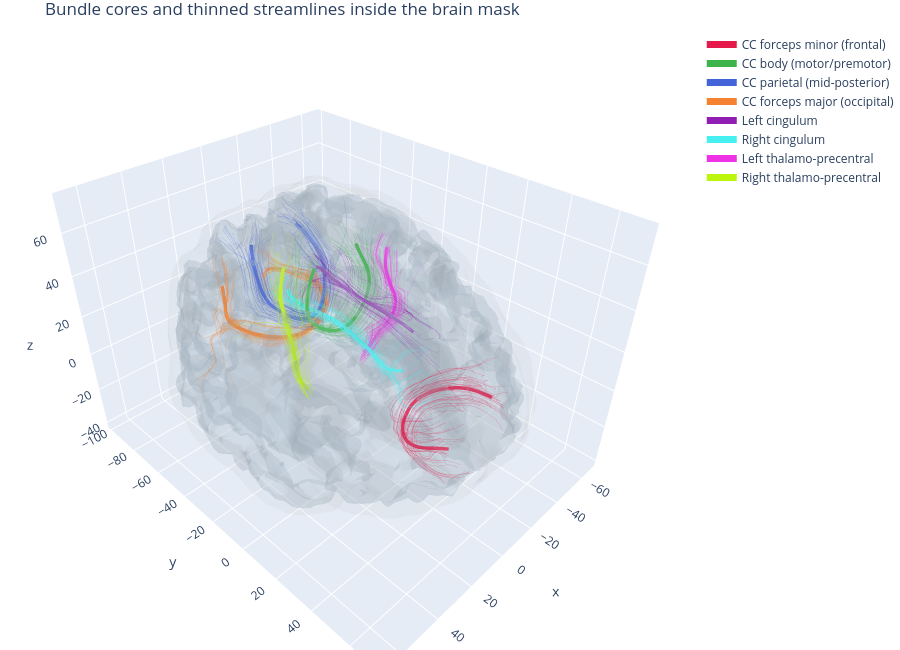

Here is the notebook cell this chart was saved with:
### Markdown cell above
## 10. Anatomical context in 3D

The core paths are drawn inside the brain surfaces, with a thinned sample of each bundle's
streamlines. This is the arrangement the frontend reproduces: an opaque core carrying the
glyph, a transparent envelope for the bundle's spatial extent, and brain surfaces for
orientation.

Two context surfaces are built. The **brain-mask hull** is only an envelope - it is smooth
and carries no recognisable anatomy. The **white-matter boundary** (labels 1 and 2) is the
folded surface the bundles actually terminate on, so it shows gyral / sulcal structure, the
ventricles and the callosal arch, and it is kept at a finer decimation target for that
reason.

### Code cell
import plotly.graph_objects as go
from nibabel.affines import apply_affine
from skimage.measure import marching_cubes


def brain_surface(mask, affine, sigma=1.2, step=2, target_faces=6000):
    smooth = gaussian_filter(binary_closing(mask, iterations=2).astype(float), sigma)
    verts, faces, _, _ = marching_cubes(smooth, level=0.5, step_size=step)
    verts = apply_affine(affine, verts)
    if len(faces) > target_faces:
        import vtk
        from vtk.util.numpy_support import numpy_to_vtk, numpy_to_vtkIdTypeArray, vtk_to_numpy
        points = vtk.vtkPoints()
        points.SetData(numpy_to_vtk(np.ascontiguousarray(verts, dtype=np.float64), deep=1))
        cells = vtk.vtkCellArray()
        flat = np.hstack([np.full((len(faces), 1), 3, dtype=np.int64),
                          np.asarray(faces, dtype=np.int64)]).ravel()
        cells.SetCells(len(faces), numpy_to_vtkIdTypeArray(flat, deep=1))
        polydata = vtk.vtkPolyData(); polydata.SetPoints(points); polydata.SetPolys(cells)
        decimate = vtk.vtkQuadricDecimation()
        decimate.SetInputData(polydata)
        decimate.SetTargetReduction(1.0 - target_faces / len(faces))
        decimate.Update()
        out = decimate.GetOutput()
        verts = vtk_to_numpy(out.GetPoints().GetData())
        faces = vtk_to_numpy(out.GetPolys().GetData()).reshape(-1, 4)[:, 1:]
    return np.asarray(verts), np.asarray(faces)


BRAIN_VERTS, BRAIN_FACES = brain_surface(brain, affine)
# Finer sampling and a higher face budget: this surface has to keep its folds.
WM_VERTS, WM_FACES = brain_surface(white_matter, affine, sigma=0.7, step=1,
                                   target_faces=26000)
print(f"brain-mask hull       : {len(BRAIN_VERTS):,} vertices, {len(BRAIN_FACES):,} faces")
print(f"white-matter boundary : {len(WM_VERTS):,} vertices, {len(WM_FACES):,} faces")

palette = ["#e6194b", "#3cb44b", "#4363d8", "#f58231", "#911eb4",
           "#46f0f0", "#f032e6", "#bcf60c"]
fig = go.Figure()
fig.add_trace(go.Mesh3d(x=BRAIN_VERTS[:, 0], y=BRAIN_VERTS[:, 1], z=BRAIN_VERTS[:, 2],
                        i=BRAIN_FACES[:, 0], j=BRAIN_FACES[:, 1], k=BRAIN_FACES[:, 2],
                        color="lightgray", opacity=.07, name="brain mask", showscale=False))
fig.add_trace(go.Mesh3d(x=WM_VERTS[:, 0], y=WM_VERTS[:, 1], z=WM_VERTS[:, 2],
                        i=WM_FACES[:, 0], j=WM_FACES[:, 1], k=WM_FACES[:, 2],
                        color="#b9c9d6", opacity=.22, name="white matter", showscale=False))
for i, b in enumerate(BUNDLES.values()):
    sample = b["streamlines"][::max(1, len(b["streamlines"]) // 40)]
    xs, ys, zs = [], [], []
    for s in sample:
        xs += list(s[:, 0]) + [None]; ys += list(s[:, 1]) + [None]; zs += list(s[:, 2]) + [None]
    fig.add_trace(go.Scatter3d(x=xs, y=ys, z=zs, mode="lines", showlegend=False,
                               line=dict(color=palette[i % 8], width=1), opacity=.25,
                               hoverinfo="skip"))
    fig.add_trace(go.Scatter3d(x=b["core"][:, 0], y=b["core"][:, 1], z=b["core"][:, 2],
                               mode="lines", name=b["label"],
                               line=dict(color=palette[i % 8], width=7)))
fig.update_layout(width=900, height=650, margin=dict(l=0, r=0, t=30, b=0),
                  scene=dict(aspectmode="data"),
                  title="Bundle cores and thinned streamlines inside the brain mask")
fig.show()

### Figure 1 — Plotly figure (JSON) as saved in the notebook; plotly's stock layout.template omitted (floating-point values rounded to 4 significant figures; data arrays with more than 128 entries replaced by an {"elided": "..."} marker saying what was removed)
{"data": [{"color": "lightgray", "i": {"elided": "6000 int values"}, "j": {"elided": "6000 int values"}, "k": {"elided": "6000 int values"}, "name": "brain mask", "opacity": 0.07, "showscale": false, "type": "mesh3d", "x": {"elided": "3006 float values"}, "y": {"elided": "3006 float values"}, "z": {"elided": "3006 float values"}}, {"color": "#b9c9d6", "i": {"elided": "25999 int values"}, "j": {"elided": "25999 int values"}, "k": {"elided": "25999 int values"}, "name": "white matter", "opacity": 0.22, "showscale": false, "type": "mesh3d", "x": {"elided": "12942 float values"}, "y": {"elided": "12942 float values"}, "z": {"elided": "12942 float values"}}, {"hoverinfo": "skip", "line": {"color": "#e6194b", "width": 1}, "mode": "lines", "opacity": 0.25, "showlegend": false, "type": "scatter3d", "x": {"elided": "6487 float values"}, "y": {"elided": "6487 float values"}, "z": {"elided": "6487 float values"}}, {"line": {"color": "#e6194b", "width": 7}, "mode": "lines", "name": "CC forceps minor (frontal)", "type": "scatter3d", "x": [16.1, 16.46, 16.83, 17.17, 17.5, 17.83, 18.14, 18.43, 18.69, 18.93, 19.13, 19.26, 19.3, 19.19, 18.94, 18.53, 17.96, 17.24, 16.4, 15.48, 14.49, 13.43, 12.3, 11.12, 9.906, 8.659, 7.388, 6.094, 4.782, 3.455, 2.114, 0.7655, -0.5844, -1.928, -3.26, -4.569, -5.844, -7.075, -8.247, -9.357, -10.41, -11.42, -12.39, -13.31, -14.15, -14.87, -15.47, -15.92, -16.19, -16.3, -16.3, -16.22, -16.09, -15.92, -15.68, -15.4, -15.08, -14.74, -14.38, -13.98], "y": [55.46, 54.37, 53.27, 52.15, 51.01, 49.88, 48.74, 47.6, 46.45, 45.28, 44.07, 42.82, 41.53, 40.25, 38.99, 37.76, 36.59, 35.49, 34.49, 33.54, 32.63, 31.79, 31.04, 30.36, 29.74, 29.18, 28.69, 28.26, 27.92, 27.66, 27.5, 27.46, 27.52, 27.69, 27.95, 28.31, 28.77, 29.31, 29.95, 30.68, 31.49, 32.37, 33.29, 34.23, 35.21, 36.25, 37.34, 38.47, 39.64, 40.84, 42.05, 43.25, 44.41, 45.57, 46.72, 47.84, 48.91, 49.94, 50.93, 51.89], "z": [12.26, 11.88, 11.48, 11.03, 10.55, 10.05, 9.528, 9.012, 8.526, 8.09, 7.724, 7.437, 7.202, 7.002, 6.853, 6.775, 6.76, 6.793, 6.867, 6.981, 7.123, 7.276, 7.418, 7.569, 7.738, 7.93, 8.137, 8.356, 8.574, 8.785, 8.991, 9.191, 9.382, 9.568, 9.749, 9.922, 10.09, 10.25, 10.42, 10.6, 10.77, 10.93, 11.1, 11.25, 11.4, 11.57, 11.76, 11.97, 12.22, 12.52, 12.84, 13.19, 13.54, 13.9, 14.28, 14.69, 15.11, 15.52, 15.9, 16.23]}, {"hoverinfo": "skip", "line": {"color": "#3cb44b", "width": 1}, "mode": "lines", "opacity": 0.25, "showlegend": false, "type": "scatter3d", "x": {"elided": "7509 float values"}, "y": {"elided": "7509 float values"}, "z": {"elided": "7509 float values"}}, {"line": {"color": "#3cb44b", "width": 7}, "mode": "lines", "name": "CC body (motor/premotor)", "type": "scatter3d", "x": [12.19, 12.77, 13.36, 13.97, 14.57, 15.16, 15.74, 16.3, 16.81, 17.27, 17.64, 17.9, 18.03, 18.0, 17.8, 17.4, 16.8, 16.02, 15.09, 14.05, 12.91, 11.69, 10.42, 9.113, 7.752, 6.342, 4.892, 3.412, 1.912, 0.4039, -1.102, -2.596, -4.062, -5.493, -6.881, -8.217, -9.504, -10.74, -11.93, -13.07, -14.13, -15.09, -15.94, -16.65, -17.21, -17.57, -17.76, -17.78, -17.65, -17.38, -16.98, -16.49, -15.93, -15.33, -14.72, -14.1, -13.49, -12.89, -12.33, -11.81], "y": [-17.06, -17.15, -17.21, -17.19, -17.11, -16.98, -16.8, -16.59, -16.36, -16.11, -15.83, -15.55, -15.26, -14.97, -14.7, -14.42, -14.16, -13.92, -13.71, -13.51, -13.32, -13.15, -13.0, -12.87, -12.76, -12.66, -12.6, -12.55, -12.51, -12.51, -12.56, -12.67, -12.82, -12.98, -13.16, -13.35, -13.54, -13.77, -14.02, -14.28, -14.55, -14.83, -15.11, -15.4, -15.7, -16.01, -16.31, -16.62, -16.92, -17.21, -17.48, -17.72, -17.93, -18.1, -18.23, -18.32, -18.37, -18.4, -18.4, -18.35], "z": [55.14, 53.92, 52.68, 51.41, 50.11, 48.79, 47.47, 46.13, 44.81, 43.47, 42.12, 40.75, 39.37, 37.98, 36.59, 35.24, 33.95, 32.73, 31.59, 30.54, 29.57, 28.66, 27.79, 26.97, 26.22, 25.57, 25.03, 24.63, 24.36, 24.25, 24.33, 24.58, 24.98, 25.48, 26.11, 26.84, 27.66, 28.53, 29.46, 30.42, 31.46, 32.59, 33.79, 35.06, 36.39, 37.76, 39.15, 40.54, 41.91, 43.27, 44.63, 45.97, 47.3, 48.62, 49.94, 51.24, 52.53, 53.8, 55.05, 56.28]}, {"hoverinfo": "skip", "line": {"color": "#4363d8", "width": 1}, "mode": "lines", "opacity": 0.25, "showlegend": false, "type": "scatter3d", "x": {"elided": "8740 float values"}, "y": {"elided": "8740 float values"}, "z": {"elided": "8740 float values"}}, {"line": {"color": "#4363d8", "width": 7}, "mode": "lines", "name": "CC parietal (mid-posterior)", "type": "scatter3d", "x": [11.81, 12.47, 13.11, 13.73, 14.32, 14.87, 15.35, 15.8, 16.19, 16.51, 16.75, 16.92, 17.02, 17.02, 16.88, 16.58, 16.1, 15.42, 14.56, 13.55, 12.45, 11.29, 10.1, 8.862, 7.547, 6.155, 4.692, 3.169, 1.597, -0.0174, -1.656, -3.291, -4.878, -6.396, -7.836, -9.198, -10.48, -11.69, -12.83, -13.91, -14.95, -15.92, -16.82, -17.62, -18.31, -18.83, -19.16, -19.31, -19.3, -19.17, -18.95, -18.67, -18.32, -17.9, -17.43, -16.92, -16.37, -15.78, -15.15, -14.48], "y": [-55.98, -55.18, -54.32, -53.41, -52.48, -51.51, -50.52, -49.51, -48.51, -47.55, -46.64, -45.76, -44.91, -44.08, -43.27, -42.46, -41.65, -40.87, -40.11, -39.37, -38.63, -37.89, -37.16, -36.45, -35.78, -35.16, -34.63, -34.19, -33.88, -33.7, -33.7, -33.89, -34.25, -34.76, -35.38, -36.1, -36.87, -37.69, -38.55, -39.44, -40.34, -41.27, -42.22, -43.15, -44.08, -45.01, -45.94, -46.85, -47.74, -48.62, -49.51, -50.41, -51.32, -52.24, -53.18, -54.12, -55.08, -56.05, -57.03, -58.02], "z": [50.37, 49.31, 48.24, 47.18, 46.09, 44.98, 43.82, 42.59, 41.29, 39.93, 38.56, 37.18, 35.79, 34.41, 33.04, 31.68, 30.36, 29.07, 27.85, 26.69, 25.58, 24.5, 23.46, 22.47, 21.56, 20.75, 20.05, 19.49, 19.09, 18.88, 18.86, 19.04, 19.41, 19.94, 20.61, 21.38, 22.24, 23.17, 24.16, 25.2, 26.27, 27.36, 28.5, 29.69, 30.94, 32.28, 33.65, 35.05, 36.47, 37.88, 39.29, 40.68, 42.05, 43.38, 44.66, 45.88, 47.06, 48.19, 49.28, 50.32]}, {"hoverinfo": "skip", "line": {"color": "#f58231", "width": 1}, "mode": "lines", "opacity": 0.25, "showlegend": false, "type": "scatter3d", "x": {"elided": "11706 float values"}, "y": {"elided": "11706 float values"}, "z": {"elided": "11706 float values"}}, {"line": {"color": "#f58231", "width": 7}, "mode": "lines", "name": "CC forceps major (occipital)", "type": "scatter3d", "x": [-17.59, -18.24, -19.02, -19.92, -21.01, -22.29, -23.52, -24.64, -25.55, -26.2, -26.58, -26.68, -26.59, -26.33, -25.91, -25.38, -24.66, -23.8, -22.81, -21.66, -20.33, -18.8, -17.04, -15.11, -13.05, -10.92, -8.72, -6.456, -4.148, -1.839, 0.4885, 2.811, 5.128, 7.418, 9.65, 11.78, 13.83, 15.74, 17.47, 19.04, 20.39, 21.5, 22.4, 23.08, 23.49, 23.51, 23.18, 22.66, 21.97, 21.12, 20.13, 19.01, 17.93, 16.99, 16.21, 15.48, 14.82, 14.23, 13.72, 13.24], "y": [-84.86, -83.99, -82.77, -81.39, -79.92, -78.26, -76.43, -74.49, -72.42, -70.23, -67.97, -65.66, -63.34, -61.05, -58.77, -56.59, -54.45, -52.38, -50.38, -48.49, -46.69, -45.01, -43.5, -42.19, -41.07, -40.14, -39.41, -38.82, -38.36, -38.04, -37.92, -37.98, -38.26, -38.78, -39.52, -40.46, -41.57, -42.85, -44.33, -45.99, -47.84, -49.8, -51.83, -53.88, -55.99, -58.1, -60.16, -62.18, -64.13, -66.0, -67.72, -69.35, -70.81, -72.09, -73.29, -74.45, -75.54, -76.54, -77.44, -78.18], "z": [14.69, 15.35, 15.77, 15.98, 16.0, 15.79, 15.58, 15.4, 15.31, 15.32, 15.45, 15.62, 15.73, 15.73, 15.6, 15.34, 14.94, 14.48, 13.94, 13.3, 12.66, 12.1, 11.67, 11.34, 11.0, 10.63, 10.25, 9.921, 9.705, 9.617, 9.652, 9.798, 10.05, 10.39, 10.76, 11.18, 11.64, 12.15, 12.65, 13.14, 13.61, 14.07, 14.47, 14.74, 14.87, 14.86, 14.79, 14.68, 14.59, 14.57, 14.57, 14.69, 14.9, 15.39, 16.13, 17.03, 17.95, 19.0, 20.26, 21.61]}, {"hoverinfo": "skip", "line": {"color": "#911eb4", "width": 1}, "mode": "lines", "opacity": 0.25, "showlegend": false, "type": "scatter3d", "x": {"elided": "5425 float values"}, "y": {"elided": "5425 float values"}, "z": {"elided": "5425 float values"}}, {"line": {"color": "#911eb4", "width": 7}, "mode": "lines", "name": "Left cingulum", "type": "scatter3d", "x": [-9.226, -9.261, -9.29, -9.309, -9.311, -9.288, -9.245, -9.183, -9.102, -9.018, -8.94, -8.874, -8.812, -8.755, -8.7, -8.649, -8.607, -8.572, -8.54, -8.514, -8.5, -8.496, -8.504, -8.52, -8.552, -8.606, -8.676, -8.753, -8.845, -8.947, -9.062, -9.191, -9.327, -9.472, -9.621, -9.766, -9.908, -10.05, -10.2, -10.35, -10.5, -10.66, -10.82, -10.98, -11.13, -11.27, -11.41, -11.56, -11.71, -11.85, -11.98, -12.1, -12.19, -12.25, -12.22, -12.12, -11.97, -11.73, -11.44, -11.1], "y": [15.91, 15.03, 14.13, 13.19, 12.23, 11.25, 10.26, 9.259, 8.263, 7.266, 6.264, 5.265, 4.268, 3.266, 2.262, 1.254, 0.242, -0.7699, -1.789, -2.808, -3.835, -4.866, -5.9, -6.935, -7.97, -8.997, -10.04, -11.09, -12.15, -13.23, -14.31, -15.4, -16.48, -17.57, -18.65, -19.73, -20.79, -21.84, -22.9, -23.94, -24.97, -25.99, -26.99, -27.98, -28.96, -29.94, -30.94, -31.93, -32.91, -33.89, -34.83, -35.75, -36.63, -37.46, -38.23, -38.97, -39.67, -40.34, -40.97, -41.53], "z": [31.02, 31.27, 31.51, 31.73, 31.93, 32.1, 32.26, 32.42, 32.58, 32.74, 32.92, 33.1, 33.27, 33.42, 33.57, 33.71, 33.82, 33.92, 34.0, 34.06, 34.12, 34.17, 34.2, 34.23, 34.25, 34.26, 34.26, 34.27, 34.27, 34.27, 34.27, 34.28, 34.29, 34.29, 34.29, 34.3, 34.31, 34.33, 34.35, 34.37, 34.4, 34.42, 34.45, 34.48, 34.49, 34.5, 34.51, 34.54, 34.59, 34.68, 34.81, 34.96, 35.13, 35.35, 35.58, 35.8, 36.03, 36.23, 36.39, 36.51]}, {"hoverinfo": "skip", "line": {"color": "#46f0f0", "width": 1}, "mode": "lines", "opacity": 0.25, "showlegend": false, "type": "scatter3d", "x": {"elided": "6937 float values"}, "y": {"elided": "6937 float values"}, "z": {"elided": "6937 float values"}}, {"line": {"color": "#46f0f0", "width": 7}, "mode": "lines", "name": "Right cingulum", "type": "scatter3d", "x": [10.06, 10.47, 10.83, 11.12, 11.31, 11.38, 11.41, 11.37, 11.25, 11.09, 10.94, 10.78, 10.6, 10.39, 10.19, 10.02, 9.892, 9.796, 9.747, 9.742, 9.761, 9.791, 9.831, 9.896, 9.992, 10.12, 10.27, 10.43, 10.62, 10.82, 11.02, 11.23, 11.44, 11.65, 11.85, 12.04, 12.22, 12.39, 12.54, 12.68, 12.83, 12.98, 13.14, 13.32, 13.51, 13.72, 13.91, 14.12, 14.32, 14.48, 14.58, 14.61, 14.54, 14.4, 14.22, 14.0, 13.75, 13.48, 13.18, 12.9], "y": [-35.86, -35.21, -34.48, -33.67, -32.79, -31.83, -30.84, -29.82, -28.8, -27.75, -26.67, -25.58, -24.47, -23.33, -22.12, -20.88, -19.61, -18.33, -17.03, -15.73, -14.44, -13.17, -11.92, -10.67, -9.424, -8.177, -6.93, -5.663, -4.376, -3.068, -1.74, -0.4044, 0.9327, 2.27, 3.606, 4.936, 6.26, 7.581, 8.892, 10.19, 11.46, 12.7, 13.91, 15.09, 16.24, 17.37, 18.47, 19.55, 20.61, 21.63, 22.59, 23.5, 24.38, 25.22, 26.04, 26.85, 27.64, 28.42, 29.18, 29.92], "z": [36.66, 36.31, 35.93, 35.52, 35.16, 34.88, 34.6, 34.29, 34.04, 33.85, 33.7, 33.58, 33.47, 33.39, 33.35, 33.36, 33.39, 33.45, 33.52, 33.6, 33.68, 33.77, 33.88, 33.98, 34.07, 34.17, 34.27, 34.36, 34.44, 34.52, 34.57, 34.59, 34.58, 34.54, 34.45, 34.32, 34.16, 33.96, 33.72, 33.44, 33.12, 32.78, 32.41, 32.03, 31.64, 31.26, 30.93, 30.61, 30.35, 30.17, 30.12, 30.18, 30.34, 30.52, 30.69, 30.87, 31.05, 31.23, 31.45, 31.69]}, {"hoverinfo": "skip", "line": {"color": "#f032e6", "width": 1}, "mode": "lines", "opacity": 0.25, "showlegend": false, "type": "scatter3d", "x": {"elided": "5416 float values"}, "y": {"elided": "5416 float values"}, "z": {"elided": "5416 float values"}}, {"line": {"color": "#f032e6", "width": 7}, "mode": "lines", "name": "Left thalamo-precentral", "type": "scatter3d", "x": [-17.23, -17.2, -17.2, -17.23, -17.28, -17.35, -17.44, -17.54, -17.67, -17.86, -18.09, -18.36, -18.65, -18.98, -19.33, -19.7, -20.05, -20.39, -20.72, -21.06, -21.4, -21.79, -22.22, -22.67, -23.12, -23.55, -23.93, -24.25, -24.5, -24.67, -24.76, -24.77, -24.68, -24.51, -24.25, -23.91, -23.51, -23.06, -22.57, -22.06, -21.55, -21.04, -20.52, -19.98, -19.45, -18.9, -18.43, -18.05, -17.76, -17.44, -17.09, -16.69, -16.29, -15.87, -15.46, -15.05, -14.65, -14.25, -13.85, -13.44], "y": [-6.536, -6.676, -6.804, -6.921, -7.039, -7.145, -7.241, -7.326, -7.402, -7.468, -7.538, -7.598, -7.659, -7.712, -7.745, -7.766, -7.78, -7.775, -7.752, -7.7, -7.624, -7.589, -7.584, -7.578, -7.55, -7.523, -7.492, -7.455, -7.417, -7.376, -7.339, -7.306, -7.266, -7.22, -7.18, -7.175, -7.229, -7.338, -7.505, -7.712, -7.973, -8.29, -8.633, -8.998, -9.357, -9.715, -10.08, -10.42, -10.71, -11.0, -11.32, -11.65, -12.0, -12.35, -12.72, -13.08, -13.44, -13.85, -14.29, -14.71], "z": [57.04, 56.03, 55.01, 53.98, 52.95, 51.91, 50.87, 49.84, 48.81, 47.79, 46.8, 45.83, 44.89, 43.97, 43.07, 42.17, 41.27, 40.38, 39.48, 38.58, 37.67, 36.79, 35.95, 35.09, 34.2, 33.29, 32.35, 31.39, 30.43, 29.45, 28.48, 27.51, 26.55, 25.59, 24.64, 23.71, 22.81, 21.94, 21.08, 20.22, 19.35, 18.46, 17.57, 16.72, 15.91, 15.19, 14.47, 13.63, 12.7, 11.78, 10.87, 9.957, 9.051, 8.16, 7.292, 6.444, 5.613, 4.81, 4.039, 3.286]}, {"hoverinfo": "skip", "line": {"color": "#bcf60c", "width": 1}, "mode": "lines", "opacity": 0.25, "showlegend": false, "type": "scatter3d", "x": {"elided": "5505 float values"}, "y": {"elided": "5505 float values"}, "z": {"elided": "5505 float values"}}, {"line": {"color": "#bcf60c", "width": 7}, "mode": "lines", "name": "Right thalamo-precentral", "type": "scatter3d", "x": [15.91, 16.53, 17.14, 17.74, 18.31, 18.87, 19.41, 19.93, 20.38, 20.76, 21.06, 21.3, 21.49, 21.63, 21.73, 21.79, 21.82, 21.82, 21.79, 21.75, 21.72, 21.7, 21.69, 21.71, 21.75, 21.81, 21.89, 21.99, 22.08, 22.16, 22.23, 22.29, 22.33, 22.36, 22.38, 22.39, 22.43, 22.52, 22.6, 22.63, 22.65, 22.67, 22.69, 22.67, 22.63, 22.56, 22.46, 22.3, 22.1, 21.87, 21.59, 21.27, 20.93, 20.57, 20.21, 19.83, 19.46, 19.08, 18.68, 18.26], "y": [-18.63, -18.34, -18.08, -17.86, -17.7, -17.57, -17.49, -17.47, -17.5, -17.57, -17.68, -17.83, -18.01, -18.22, -18.44, -18.68, -18.91, -19.13, -19.35, -19.58, -19.79, -19.99, -20.19, -20.37, -20.55, -20.74, -20.93, -21.13, -21.35, -21.6, -21.85, -22.08, -22.31, -22.52, -22.79, -23.05, -23.34, -23.61, -23.89, -24.15, -24.42, -24.66, -24.9, -25.14, -25.37, -25.59, -25.8, -26.01, -26.21, -26.41, -26.61, -26.81, -26.99, -27.17, -27.34, -27.51, -27.68, -27.84, -27.98, -28.1], "z": [-3.401, -2.566, -1.715, -0.8525, 0.02288, 0.9071, 1.802, 2.729, 3.696, 4.687, 5.699, 6.725, 7.758, 8.799, 9.855, 10.93, 12.01, 13.09, 14.16, 15.23, 16.3, 17.37, 18.44, 19.5, 20.55, 21.59, 22.63, 23.67, 24.71, 25.77, 26.83, 27.87, 28.87, 29.84, 30.82, 31.76, 32.71, 33.67, 34.66, 35.64, 36.61, 37.57, 38.51, 39.43, 40.37, 41.29, 42.21, 43.12, 44.02, 44.92, 45.8, 46.67, 47.55, 48.41, 49.27, 50.12, 50.96, 51.8, 52.63, 53.46]}], "layout": {"height": 650, "margin": {"b": 0, "l": 0, "r": 0, "t": 30}, "scene": {"aspectmode": "data"}, "title": {"text": "Bundle cores and thinned streamlines inside the brain mask"}, "width": 900}}
